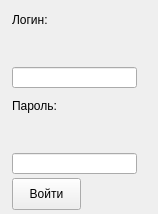
<?xml version="1.0" encoding="UTF-8"?>
<ui version="4.0">
 <class>LoginPage</class>
 <widget class="QWidget" name="LoginPage">
  <property name="geometry">
   <rect>
    <x>0</x>
    <y>0</y>
    <width>158</width>
    <height>214</height>
   </rect>
  </property>
  <property name="windowTitle">
   <string>Вход</string>
  </property>
  <widget class="QLabel" name="loginLabel">
   <property name="geometry">
    <rect>
     <x>12</x>
     <y>12</y>
     <width>43</width>
     <height>16</height>
    </rect>
   </property>
   <property name="text">
    <string>Логин:</string>
   </property>
  </widget>
  <widget class="QLineEdit" name="loginEdit">
   <property name="geometry">
    <rect>
     <x>12</x>
     <y>67</y>
     <width>125</width>
     <height>21</height>
    </rect>
   </property>
  </widget>
  <widget class="QLabel" name="passwordLabel">
   <property name="geometry">
    <rect>
     <x>12</x>
     <y>98</y>
     <width>51</width>
     <height>16</height>
    </rect>
   </property>
   <property name="text">
    <string>Пароль:</string>
   </property>
  </widget>
  <widget class="QPushButton" name="loginButton">
   <property name="geometry">
    <rect>
     <x>12</x>
     <y>178</y>
     <width>69</width>
     <height>32</height>
    </rect>
   </property>
   <property name="text">
    <string>Войти</string>
   </property>
  </widget>
  <widget class="QLineEdit" name="passwordEdit">
   <property name="geometry">
    <rect>
     <x>12</x>
     <y>153</y>
     <width>125</width>
     <height>21</height>
    </rect>
   </property>
   <property name="echoMode">
    <enum>QLineEdit::EchoMode::Password</enum>
   </property>
  </widget>
 </widget>
 <resources/>
 <connections/>
</ui>
